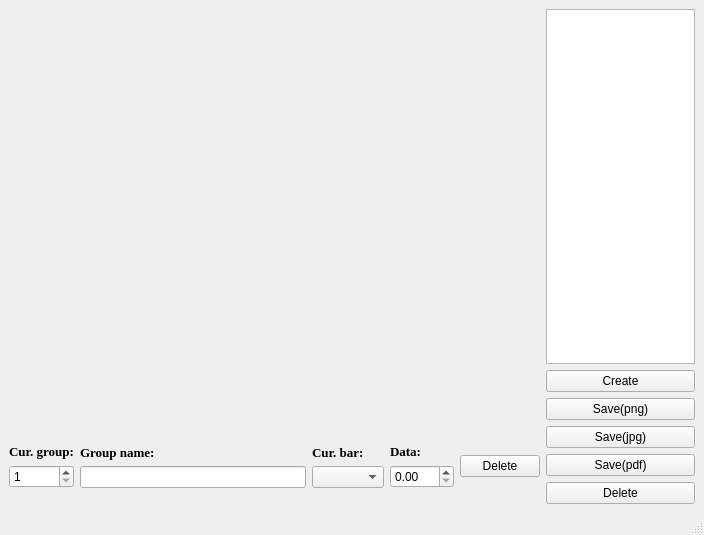
<?xml version="1.0" encoding="UTF-8"?>
<ui version="4.0">
 <class>MainWindow</class>
 <widget class="QMainWindow" name="MainWindow">
  <property name="geometry">
   <rect>
    <x>0</x>
    <y>0</y>
    <width>704</width>
    <height>535</height>
   </rect>
  </property>
  <property name="windowTitle">
   <string>MainWindow</string>
  </property>
  <widget class="QWidget" name="centralwidget">
   <layout class="QHBoxLayout" name="horizontalLayout_2">
    <item>
     <layout class="QVBoxLayout" name="verticalLayout_6">
      <item>
       <widget class="QCustomPlot" name="customPlot" native="true">
        <property name="minimumSize">
         <size>
          <width>531</width>
          <height>401</height>
         </size>
        </property>
        <property name="maximumSize">
         <size>
          <width>531</width>
          <height>401</height>
         </size>
        </property>
       </widget>
      </item>
      <item>
       <layout class="QHBoxLayout" name="horizontalLayout">
        <item>
         <layout class="QVBoxLayout" name="verticalLayout">
          <item>
           <widget class="QLabel" name="label">
            <property name="font">
             <font>
              <family>Times New Roman</family>
              <pointsize>10</pointsize>
              <weight>75</weight>
              <bold>true</bold>
             </font>
            </property>
            <property name="text">
             <string>Cur. group:</string>
            </property>
           </widget>
          </item>
          <item>
           <widget class="QSpinBox" name="spinBox_cur_tick">
            <property name="minimum">
             <number>1</number>
            </property>
           </widget>
          </item>
         </layout>
        </item>
        <item>
         <layout class="QVBoxLayout" name="verticalLayout_2">
          <item>
           <widget class="QLabel" name="label_2">
            <property name="font">
             <font>
              <family>Times New Roman</family>
              <pointsize>10</pointsize>
              <weight>75</weight>
              <bold>true</bold>
             </font>
            </property>
            <property name="text">
             <string>Group name:</string>
            </property>
           </widget>
          </item>
          <item>
           <widget class="QLineEdit" name="lineEdit_tick_name">
            <property name="maxLength">
             <number>20</number>
            </property>
           </widget>
          </item>
         </layout>
        </item>
        <item>
         <layout class="QVBoxLayout" name="verticalLayout_3">
          <item>
           <widget class="QLabel" name="label_3">
            <property name="font">
             <font>
              <family>Times New Roman</family>
              <pointsize>10</pointsize>
              <weight>75</weight>
              <bold>true</bold>
             </font>
            </property>
            <property name="text">
             <string>Cur. bar:</string>
            </property>
           </widget>
          </item>
          <item>
           <widget class="QComboBox" name="comboBox_cur_bar"/>
          </item>
         </layout>
        </item>
        <item>
         <layout class="QVBoxLayout" name="verticalLayout_4">
          <item>
           <widget class="QLabel" name="label_4">
            <property name="font">
             <font>
              <family>Times New Roman</family>
              <pointsize>10</pointsize>
              <weight>75</weight>
              <bold>true</bold>
             </font>
            </property>
            <property name="text">
             <string>Data:</string>
            </property>
           </widget>
          </item>
          <item>
           <widget class="QDoubleSpinBox" name="doubleSpinBox_cur_data">
            <property name="minimum">
             <double>0.000000000000000</double>
            </property>
            <property name="maximum">
             <double>100.000000000000000</double>
            </property>
           </widget>
          </item>
         </layout>
        </item>
        <item>
         <widget class="QPushButton" name="pushButton_Delete">
          <property name="text">
           <string>Delete</string>
          </property>
         </widget>
        </item>
       </layout>
      </item>
     </layout>
    </item>
    <item>
     <layout class="QVBoxLayout" name="verticalLayout_5">
      <item>
       <widget class="QListWidget" name="listWidget"/>
      </item>
      <item>
       <widget class="QPushButton" name="CreateButton">
        <property name="text">
         <string>Create</string>
        </property>
       </widget>
      </item>
      <item>
       <widget class="QPushButton" name="pushButton_save_png">
        <property name="text">
         <string>Save(png)</string>
        </property>
       </widget>
      </item>
      <item>
       <widget class="QPushButton" name="pushButton_save_jpg">
        <property name="text">
         <string>Save(jpg)</string>
        </property>
       </widget>
      </item>
      <item>
       <widget class="QPushButton" name="pushButton_save_pdf">
        <property name="text">
         <string>Save(pdf)</string>
        </property>
       </widget>
      </item>
      <item>
       <widget class="QPushButton" name="pushButton_delete_plot">
        <property name="text">
         <string>Delete</string>
        </property>
       </widget>
      </item>
     </layout>
    </item>
   </layout>
  </widget>
  <widget class="QMenuBar" name="menubar">
   <property name="geometry">
    <rect>
     <x>0</x>
     <y>0</y>
     <width>704</width>
     <height>26</height>
    </rect>
   </property>
  </widget>
  <widget class="QStatusBar" name="statusbar"/>
 </widget>
 <customwidgets>
  <customwidget>
   <class>QCustomPlot</class>
   <extends>QWidget</extends>
   <header>qcustomplot.h</header>
   <container>1</container>
  </customwidget>
 </customwidgets>
 <resources/>
 <connections/>
</ui>
